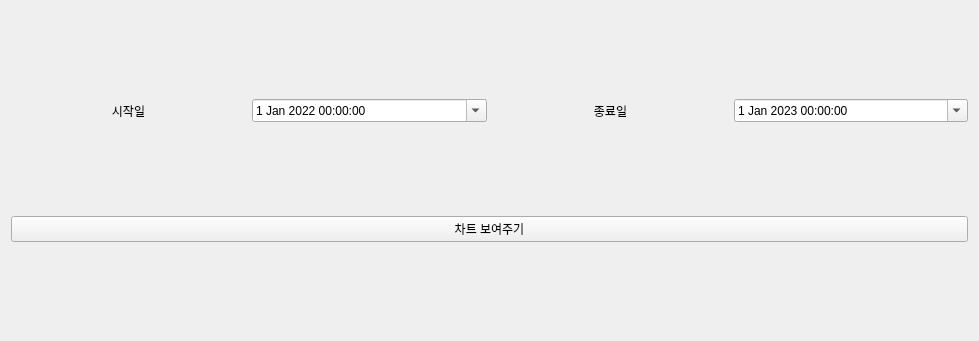
<?xml version="1.0" encoding="UTF-8"?>
<ui version="4.0">
 <class>Form</class>
 <widget class="QWidget" name="Form">
  <property name="geometry">
   <rect>
    <x>0</x>
    <y>0</y>
    <width>979</width>
    <height>341</height>
   </rect>
  </property>
  <property name="windowTitle">
   <string>Form</string>
  </property>
  <layout class="QHBoxLayout" name="horizontalLayout">
   <item>
    <layout class="QVBoxLayout" name="body_layout">
     <item>
      <layout class="QHBoxLayout" name="horizontalLayout_16">
       <item>
        <layout class="QHBoxLayout" name="horizontalLayout_17">
         <item>
          <widget class="QLabel" name="label_4">
           <property name="sizePolicy">
            <sizepolicy hsizetype="Minimum" vsizetype="Minimum">
             <horstretch>0</horstretch>
             <verstretch>0</verstretch>
            </sizepolicy>
           </property>
           <property name="text">
            <string>시작일</string>
           </property>
           <property name="alignment">
            <set>Qt::AlignCenter</set>
           </property>
          </widget>
         </item>
         <item>
          <widget class="QDateTimeEdit" name="start_datetime_value">
           <property name="dateTime">
            <datetime>
             <hour>0</hour>
             <minute>0</minute>
             <second>0</second>
             <year>2022</year>
             <month>1</month>
             <day>1</day>
            </datetime>
           </property>
           <property name="calendarPopup">
            <bool>true</bool>
           </property>
          </widget>
         </item>
        </layout>
       </item>
       <item>
        <layout class="QHBoxLayout" name="horizontalLayout_18">
         <item>
          <widget class="QLabel" name="label_5">
           <property name="text">
            <string>종료일</string>
           </property>
           <property name="alignment">
            <set>Qt::AlignCenter</set>
           </property>
          </widget>
         </item>
         <item>
          <widget class="QDateTimeEdit" name="end_datetime_value">
           <property name="dateTime">
            <datetime>
             <hour>0</hour>
             <minute>0</minute>
             <second>0</second>
             <year>2023</year>
             <month>1</month>
             <day>1</day>
            </datetime>
           </property>
           <property name="calendarPopup">
            <bool>true</bool>
           </property>
          </widget>
         </item>
        </layout>
       </item>
      </layout>
     </item>
     <item>
      <widget class="QPushButton" name="create_strategy_button">
       <property name="text">
        <string>차트 보여주기</string>
       </property>
       <property name="checkable">
        <bool>false</bool>
       </property>
      </widget>
     </item>
    </layout>
   </item>
  </layout>
 </widget>
 <resources/>
 <connections>
  <connection>
   <sender>create_strategy_button</sender>
   <signal>clicked()</signal>
   <receiver>Form</receiver>
   <slot>redraw_chart()</slot>
   <hints>
    <hint type="sourcelabel">
     <x>283</x>
     <y>327</y>
    </hint>
    <hint type="destinationlabel">
     <x>299</x>
     <y>333</y>
    </hint>
   </hints>
  </connection>
 </connections>
 <slots>
  <slot>redraw_chart()</slot>
 </slots>
</ui>
